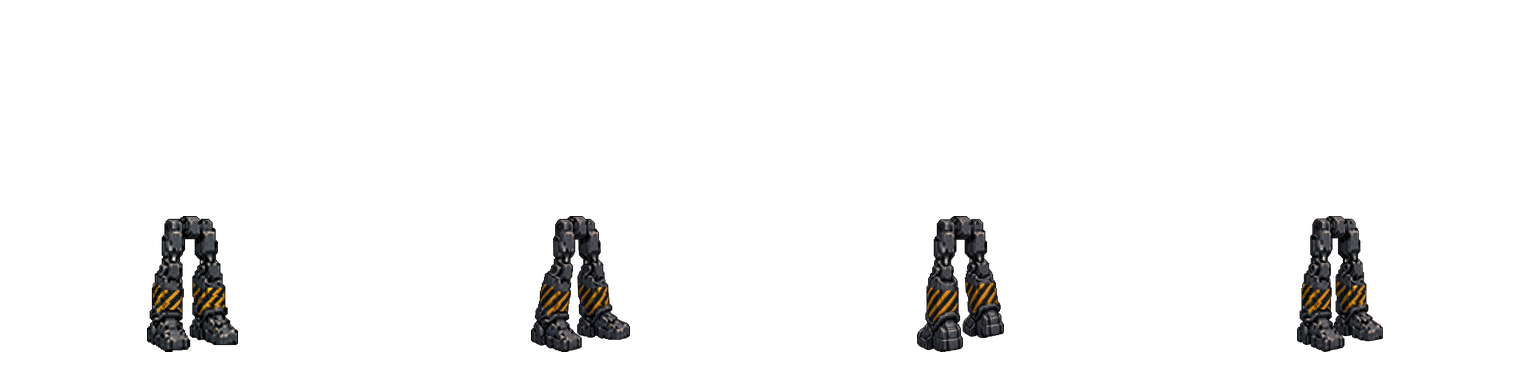
#> input picture backups/last-harvest/20260903T121908Z/game/parts/p002.png, 1536 x 384 px, given in place of 0dd3387a-78fd-464b-ba47-151c8231f518.jpg, which was not available
$ python pack-registered.py
#> lines starting #> are read from the running program, lines starting #| are printed output that depends on the picture; after the words box and inside, x2 and y2 are one past the last pixel; in counts of white or black regions, pixels touching at a corner belong together; pictures that were not available may be replaced by others from this repository, and a replacement may not be noted
#!/usr/bin/env python3
"""Registered isolates per facing. NEVER copy south→e/n/w. NEVER flip."""
from __future__ import annotations

import json
import shutil
from pathlib import Path

import numpy as np
from PIL import Image

ROOT = Path("/workspace")
ART = ROOT / "artifacts/imagine_images"
B3 = ROOT / "public/game/parts"
SRC = ROOT / "src/game/solace"
VAULT = ROOT / ".grok/skills/last-harvest/assets/solace/b3"
CELL = 384
DIRS = ("s", "e", "n", "w")
POSES = ("idle", "idle2", "walk", "fire", "grip")

# pid -> dir -> jpeg  (every dir must be listed; no fallback)
LAYERS = {
    "p015": {  # head
        "s": "0dd3387a-78fd-464b-ba47-151c8231f518.jpg",
        "e": "c2987c99-0386-438a-b58a-f31135296230.jpg",
        "n": "2dded2bf-03c8-4751-9b41-cc6f4e22d649.jpg",
        "w": "da486a8e-07df-414b-8872-e72e996dce5a.jpg",
    },
    "p016": {  # body
        "s": "7e89d49b-4172-4993-82f5-e953915e667c.jpg",
        "e": "ca8e4198-6acc-40d8-9be6-b70737ff1991.jpg",
        "n": "6d4207d7-c752-44d8-93f9-e6e41f364087.jpg",
        "w": "ca012b50-c175-49f8-b7e2-fae5d2241775.jpg",
    },
    "p017": {  # legs
        "s": "f13d7e02-f7bc-4661-9f51-731f6355dfa0.jpg",
        "e": "f2f83800-4ab0-4749-b37c-ded94f173dac.jpg",
        "n": "b01c7f0c-7fb0-42da-bdda-c70eec045b24.jpg",
        "w": "dc4d151d-695a-48d9-a746-b640254756f4.jpg",
    },
    "p014": {  # arms pair
        "s": "25e89c6a-5823-4bf8-817d-dfc40242b30d.jpg",
        "e": "51fe037f-acc7-4129-892b-eed5a23cd31c.jpg",
        "n": "871c5f16-1f52-4c22-916c-c16432973cfd.jpg",
        "w": "6f4f85d3-fe40-4107-afb3-65bece11ca7d.jpg",
    },
    "p018": {  # scythe + grips
        "s": "d049de3c-8206-4e24-b67d-5ecb0ab523d6.jpg",
        "e": "14f08bea-41c5-4395-a997-1eed84e4583b.jpg",
        "n": "cf590bac-7b1a-4ae3-8113-ffa4fb1bd6aa.jpg",
        "w": "085fe7c7-715e-4b22-b4e4-8faee4c46ba4.jpg",
    },
}
SLOT = {"p015": "head", "p016": "body", "p017": "legs", "p014": "arms", "p018": "hands"}
PAIR = {"p014"}


def key384(path: Path) -> Image.Image:
    im = Image.open(path).convert("RGBA").resize((CELL, CELL), Image.Resampling.LANCZOS)
    a = np.asarray(im).copy()
    r, g, b = a[..., 0].astype(int), a[..., 1].astype(int), a[..., 2].astype(int)
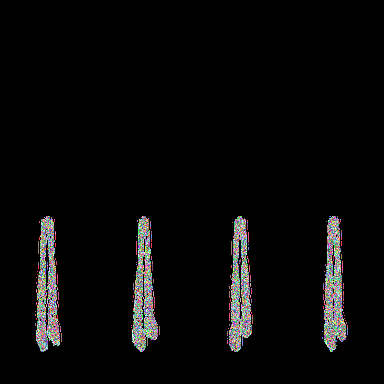
#> r: shape (384, 384) int64; 216 distinct labels, from 0 to 255; one colour per label, 0 black
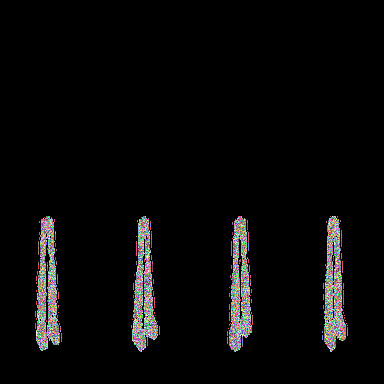
#> g: shape (384, 384) int64; 169 distinct labels, from 0 to 255; one colour per label, 0 black
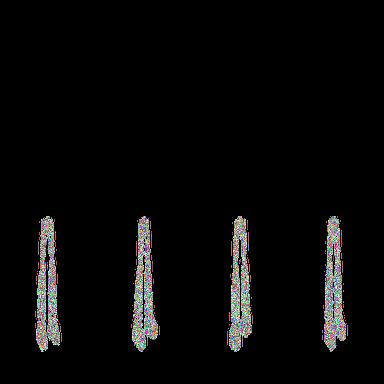
#> b: shape (384, 384) int64; 152 distinct labels, from 0 to 255; one colour per label, 0 black
    mag = (np.abs(r - 255) + np.abs(b - 255) + g) < 160
#> mag: shape (384, 384) bool; every value is 0
    rose = (r > 160) & (g < 90) & (b > 40)
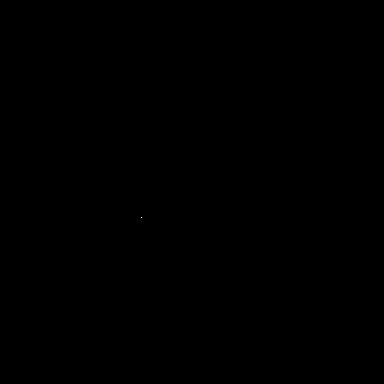
#> rose: shape (384, 384) bool; 0% white in thin lines or dots, all inside (x1, y1, x2, y2) = (141, 217, 142, 218)
    a[..., 3] = np.where(mag | rose, 0, 255)
    a[a[..., 3] < 30] = [0, 0, 0, 0]
#> a: shape (384, 384, 4); mean R, G, B, A 3.2, 3, 2.8, 255
    return Image.fromarray(a, "RGBA")


def main() -> None:
    B3.mkdir(parents=True, exist_ok=True)
    VAULT.mkdir(parents=True, exist_ok=True)
    n = len(POSES) * len(DIRS)
    for pid, dirs in LAYERS.items():
        if any(d not in dirs for d in DIRS):
            raise SystemExit(f"{pid} missing a facing — refuse to copy")
        cells = {d: key384(ART / dirs[d]) for d in DIRS}
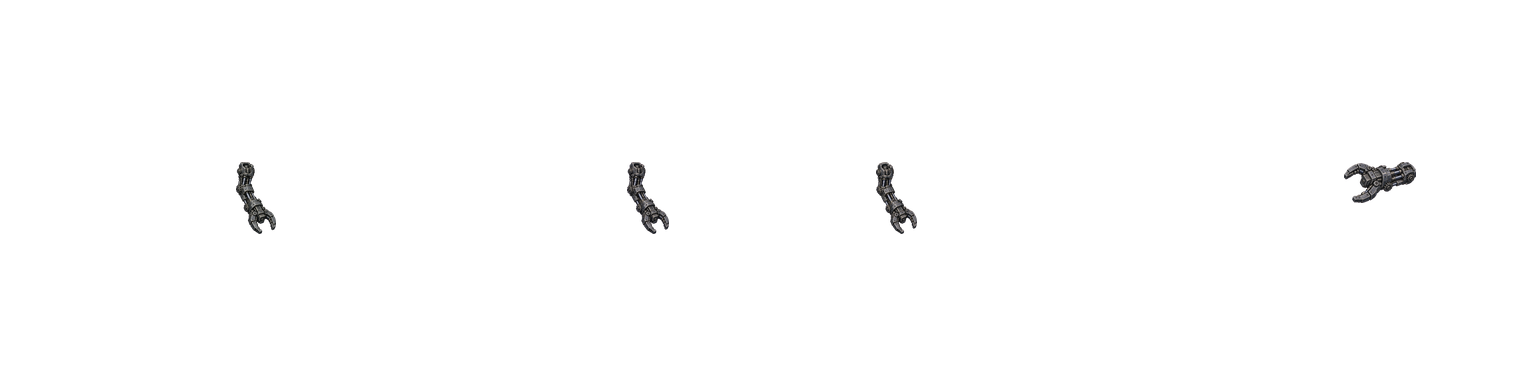
#> input picture backups/last-harvest/20260903T121908Z/game/parts/p005.png, 1536 x 384 px, given in place of c2987c99-0386-438a-b58a-f31135296230.jpg, which was not available
#> in key384 (call 2), `im = Image.open(path).convert("RGBA").resize((CELL, CELL), Image.Resam..`:
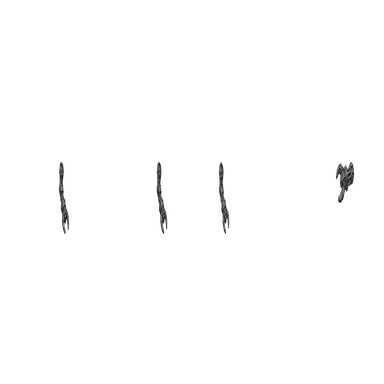
#> im: PIL image 384x384 RGBA; mean R, G, B, A 1, 1, 1, 2.2; transparent parts drawn white
#> in key384 (call 2), `r, g, b = a[..., 0].astype(int), a[..., 1].astype(int), a[..., 2].asty..`: r: shape (384, 384) int64; 149 distinct labels, from 0 to 255
#> in key384 (call 2), `r, g, b = a[..., 0].astype(int), a[..., 1].astype(int), a[..., 2].asty..`: g: shape (384, 384) int64; 149 distinct labels, from 0 to 255
#> in key384 (call 2), `r, g, b = a[..., 0].astype(int), a[..., 1].astype(int), a[..., 2].asty..`: b: shape (384, 384) int64; 144 distinct labels, from 0 to 255
#> in key384 (call 2), `rose = (r > 160) & (g < 90) & (b > 40)`: rose: shape (384, 384) bool; 0% white in thin lines or dots, all inside (x1, y1, x2, y2) = (218, 162, 219, 163)
#> in key384 (call 2), `a[a[..., 3] < 30] = [0, 0, 0, 0]`:
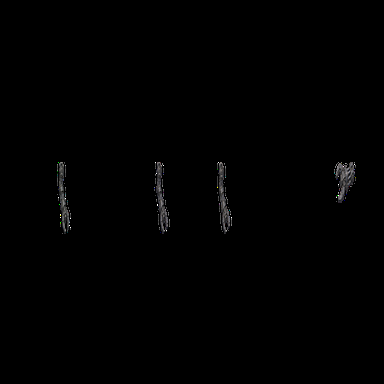
#> a: shape (384, 384, 4); mean R, G, B, A 1, 1, 1, 255; transparent parts drawn white
        atlas = Image.new("RGBA", (CELL * n, CELL), (0, 0, 0, 0))
        frames = []
        i = 0
        for pose in POSES:
            for d in DIRS:
                atlas.paste(cells[d], (i * CELL, 0))
                frames.append(
                    {
                        "pose": pose,
                        "dir": d,
                        "x": i * CELL,
                        "y": 0,
                        "w": CELL,
                        "h": CELL,
                        "origin": {"x": 0, "y": 0},
                        "sole": 352 if SLOT[pid] == "legs" else None,
                        "flipX": False,
                        "frame": 1 if pose == "idle2" else 0,
                    }
                )
                i += 1
        atlas.save(B3 / f"{pid}.png")
        meta = {
            "id": pid,
            "slot": SLOT[pid],
            "image": f"{pid}.png",
            "cell": {"w": CELL, "h": CELL},
            "frames": frames,
            "pair": pid in PAIR,
            "registered": True,
            "no_mirror": True,
        }
        (B3 / f"{pid}.json").write_text(json.dumps(meta, indent=2))
        shutil.copy2(B3 / f"{pid}.png", VAULT / f"{pid}.png")
        (VAULT / f"{pid}.json").write_text(json.dumps(meta, indent=2))
        print("packed", pid, {d: cells[d].getbbox() for d in DIRS})

    atlases = {jf.stem: json.loads(jf.read_text()) for jf in sorted(B3.glob("p*.json"))}
    (SRC / "atlases.ts").write_text("export const ATLASES = " + json.dumps(atlases, indent=2) + " as const;\n")

    # QA assemble each facing (no flip)
    preview = ROOT / "artifacts/lookdev"
    order = ["p017", "p016", "p015", "p014", "p018"]
    for di, d in enumerate(DIRS):
        out = Image.new("RGBA", (CELL, CELL), (255, 0, 255, 255))
        for pid in order:
            im = Image.open(B3 / f"{pid}.png")
            # idle row: pose 0, dir index
            x = di * CELL
            out.alpha_composite(im.crop((x, 0, x + CELL, CELL)))
        out.save(preview / f"ns-assemble-{d}.png")
        print("preview", d)


if __name__ == "__main__":
#> (the run stopped early here; a loop or call above may not have finished)
